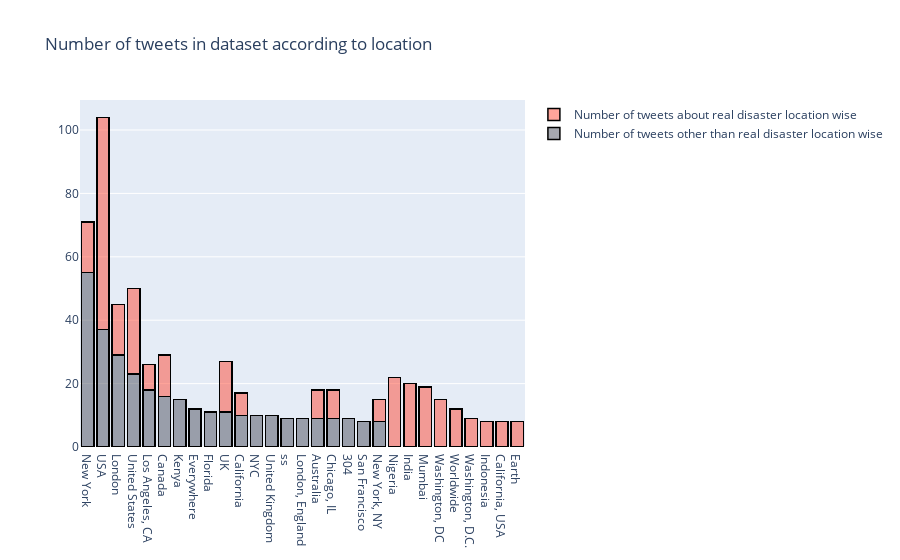

The notebook cell saved with this chart:
### Code cell
train1_df = train[train["target"]==1]
train0_df = train[train["target"]==0]
cnt_1 = train1_df['location'].value_counts()
cnt_1.reset_index()
cnt_1 = cnt_1[:20,]

cnt_0 = train0_df['location'].value_counts()
cnt_0.reset_index()
cnt_0 = cnt_0[:20,]

trace1 = go.Bar(
                x = cnt_1.index,
                y = cnt_1.values,
                name = "Number of tweets about real disaster location wise",
                marker = dict(color = 'rgba(255, 74, 55, 0.5)',
                             line=dict(color='rgb(0,0,0)',width=1.5)),
                )
trace0 = go.Bar(
                x = cnt_0.index,
                y = cnt_0.values,
                name = "Number of tweets other than real disaster location wise",
                marker = dict(color = 'rgba(79, 82, 97, 0.5)',
                             line=dict(color='rgb(0,0,0)',width=1.5)),
                )


data = [trace0,trace1]
layout = go.Layout(barmode = 'stack',title = 'Number of tweets in dataset according to location')
fig = go.Figure(data = data, layout = layout)
py.iplot(fig)
fig.show(renderer="colab")

### Figure 1 — Plotly figure (JSON) as saved in the notebook; plotly's stock layout.template omitted (floating-point values rounded to 4 significant figures)
{"data": [{"marker": {"color": "rgba(79, 82, 97, 0.5)", "line": {"color": "rgb(0,0,0)", "width": 1.5}}, "name": "Number of tweets other than real disaster location wise", "x": ["New York", "USA", "London", "United States", "Los Angeles, CA", "Canada", "Kenya", "Everywhere", "Florida", "UK", "California", "NYC", "United Kingdom", "ss", "London, England", "Australia", "Chicago, IL", "304", "San Francisco", "New York, NY"], "y": [55, 37, 29, 23, 18, 16, 15, 12, 11, 11, 10, 10, 10, 9, 9, 9, 9, 9, 8, 8], "type": "bar"}, {"marker": {"color": "rgba(255, 74, 55, 0.5)", "line": {"color": "rgb(0,0,0)", "width": 1.5}}, "name": "Number of tweets about real disaster location wise", "x": ["USA", "United States", "Nigeria", "India", "Mumbai", "UK", "London", "New York", "Washington, DC", "Canada", "Worldwide", "Washington, D.C.", "Chicago, IL", "Australia", "Indonesia", "Los Angeles, CA", "California, USA", "Earth", "California", "New York, NY"], "y": [67, 27, 22, 20, 19, 16, 16, 16, 15, 13, 12, 9, 9, 9, 8, 8, 8, 8, 7, 7], "type": "bar"}], "layout": {"barmode": "stack", "title": {"text": "Number of tweets in dataset according to location"}}}
